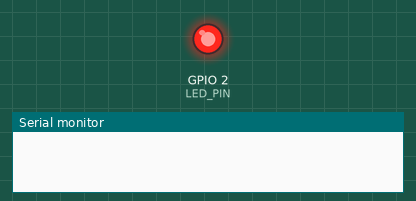
The sketch below on a simulated ESP32. On the bench: output pins drawn as LEDs (lit = HIGH), the last lines printed to the serial monitor. At 4.0 s the program puts the board to deep sleep or switches it off; the recording ends there.

Above: at 0.1 s.
At 1.1 s:
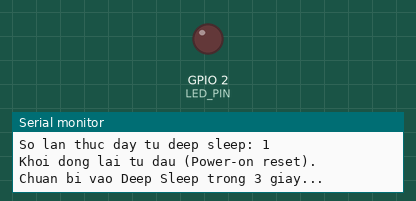
Timing chart, 0 to 2.6 s (numbered marks = the images above):
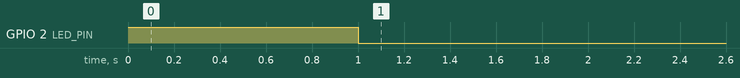

Measured:
- by itself, GPIO 2 (LED_PIN): LOW → HIGH at 0.00 s, → LOW 1.0 s later

The sketch:

sketch.ino
```cpp
#include <Arduino.h>

#define LED_PIN 2
#define BUTTON_PIN 4

RTC_DATA_ATTR int soLanThuc = 0;

void setup() {
  Serial.begin(115200);
  pinMode(LED_PIN, OUTPUT);

  digitalWrite(LED_PIN, HIGH);
  delay(1000);
  digitalWrite(LED_PIN, LOW);

  soLanThuc++;
  Serial.print("So lan thuc day tu deep sleep: ");
  Serial.println(soLanThuc);

  esp_sleep_wakeup_cause_t wakeup_reason = esp_sleep_get_wakeup_cause();
  switch(wakeup_reason)
  {
    case ESP_SLEEP_WAKEUP_TIMER:
      Serial.println("Thuc day do Timer dinh thoi!");
      break;
    case ESP_SLEEP_WAKEUP_EXT0 :
      Serial.println("Thuc day do Nut nhan (GPIO4)!");
      break;
    default:
      Serial.println("Khoi dong lai tu dau (Power-on reset).");
      break;
  }

  esp_sleep_enable_timer_wakeup(10ULL * 1000000ULL);
  esp_sleep_enable_ext0_wakeup(GPIO_NUM_4, 0);

  Serial.println("Chuan bi vao Deep Sleep trong 3 giay...");
  delay(3000);

  esp_deep_sleep_start();
}

void loop() {
}
```
